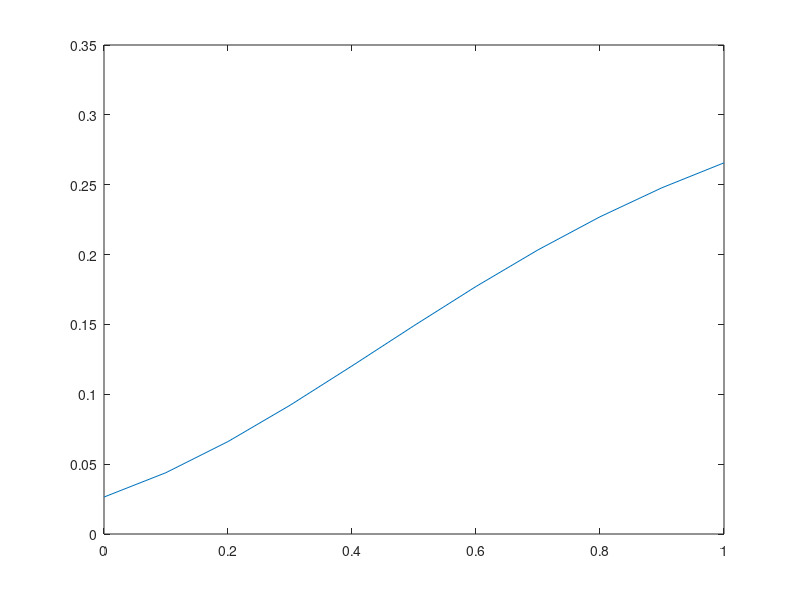

Here is the MATLAB script that generated this plot:
% illustration of effect of prior on a simple modeling process
% modeling process:
% y=exp(-\theta*t)+\epsilon
% where,  t = time-step
%         \theta=parameter
%         \epsilon~N(0,\sigma^2)
clear all
close all
clc

%% generate the artifical dataset with Gaussian noise
t=[1]';
sig2=0.4;
theta_true=0;
% yobs=exp(-theta_true*t)+ normrnd(0,1,[length(t),1]);
yobs=0.1;
%% set the prior
likeli=@(theta)prod(normpdf(yobs,exp(-theta*t),sig2));
theta=0:0.1:1;
for i=1:length(theta)
    post(i)=(1/3)*likeli(theta(i));
end

plot(theta,post)